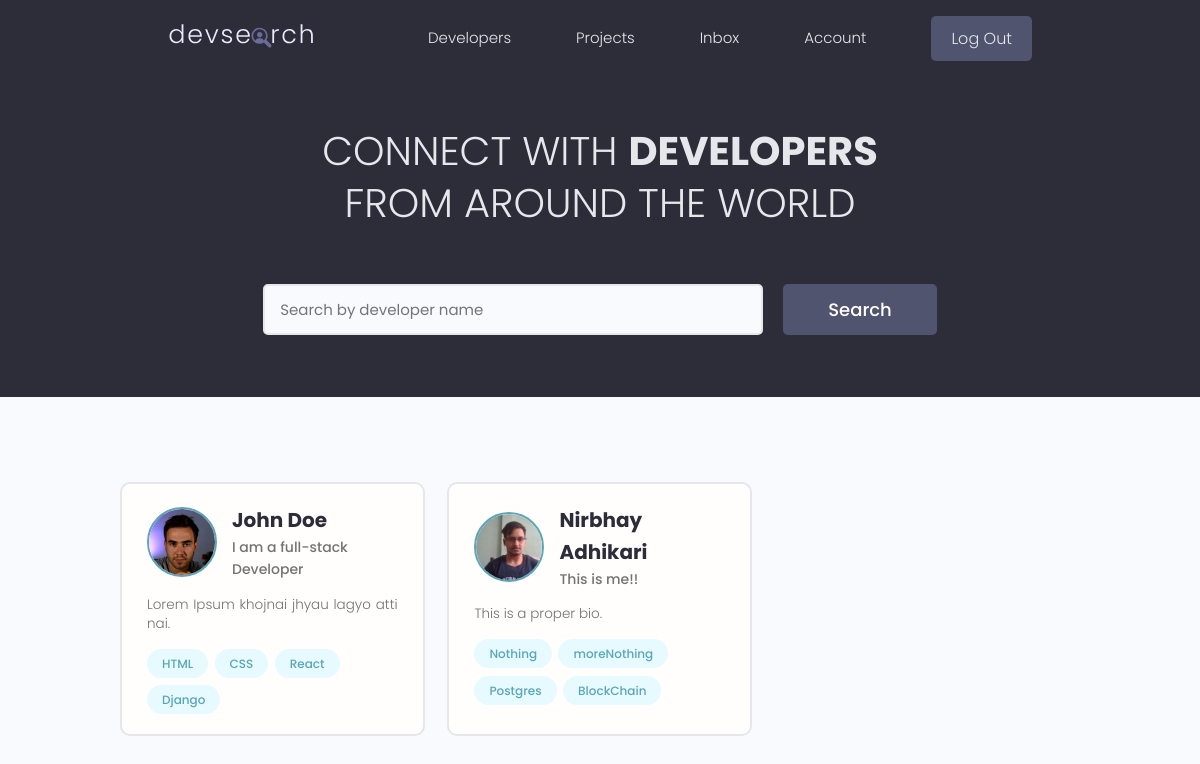
The app's page / (signed in) with its own data.
### users/models.py (models this page shows, shortened)
class Profile(models.Model):
    user= models.OneToOneField(User, on_delete=models.CASCADE, null=True, blank=True)
    name= models.CharField(max_length=200, blank=True, null=True)
    email= models.EmailField(max_length=500, blank=True, null=True)
    username= models.CharField(max_length=200, blank=True, null=True)
    location= models.CharField(max_length=200, blank=True, null=True)
    short_intro=models.CharField(max_length=200, blank=True, null=True)
    bio=models.TextField(blank=True, null=True)
    profile_image=models.ImageField(null=True, blank=True, upload_to= 'profiles/', default='profiles/user-default.png')
    social_github= models.CharField(max_length=200, blank=True, null=True)
    social_twitter= models.CharField(max_length=200, blank=True, null=True)
    social_linkedin= models.CharField(max_length=200, blank=True, null=True)
    social_youtube= models.CharField(max_length=200, blank=True, null=True)
    social_website= models.CharField(max_length=200, blank=True, null=True)
    created= models.DateTimeField(auto_now_add=True)
    id= models.UUIDField(default=uuid.uuid4, unique=True, primary_key=True, editable=False)

class Skill(models.Model):
    owner= models.ForeignKey(Profile, on_delete=models.CASCADE, null=True)
    name= models.CharField(max_length=200, blank=True, null=True)
    description= models.TextField(null=True, blank=True)
    created= models.DateTimeField(auto_now_add=True)
    id= models.UUIDField(default=uuid.uuid4, unique=True, primary_key=True, editable=False)
    def __str__(self):
        return str(self.name)

### users/views.py (the view)
# urls.py: path('', views.profiles, name='profiles'),
def profiles(request):
    profiles= Profile.objects.all()
    context={'profiles': profiles}
    return render(request, 'users/profiles.html', context)

### users/templates/users/profiles.html (shortened to what this page needs)
{% extends 'main.html' %}
{% block content %}
  <main class="home">
    <section class="hero-section text-center">
      <div class="container container--narrow">
        <div class="hero-section__box">
          <h2>CONNECT WITH <span>DEVELOPERS</span></h2>
          <h2>FROM AROUND THE WORLD</h2>
        </div>
        <div class="hero-section__search">
          <form class="form" action="#" method="get">
            <div class="form__field">
              <input class="input input--text" id="formInput#search" type="text" name="text"
                placeholder="Search by developer name" />
            </div>
            <input class="btn btn--sub btn--lg" type="submit" value="Search" />
          </form>
        </div>
      </div>
    </section>
    <section class="devlist">
      <div class="container">
        <div class="grid grid--three">
            {% for profile in profiles %}
          <div class="column card">
            <div class="dev">
              <a href="{% url 'user-profile' profile.id %}" class="card__body">
                <div class="dev__profile">
                  <img class="avatar avatar--md" src="{{ profile.profile_image.url }}" >
                  <div class="dev__meta">
                    <h3>{{profile.name}}</h3>
                    <h5>{{profile.short_intro|slice:"150"}}</h5>
                  </div>
                </div>
                <p class="dev__info">
                 {{profile.bio|slice:"150"}} </p>
                <div class="dev__skills">
                    {% for skill in profile.skill_set.all|slice:'5' %}
                  <span class="tag tag--pill tag--main">
                    <small>{{skill}}</small>
                  </span>
{% endfor %}
                </div>
              </a>
            </div>
          </div>
          {% endfor %}
        </div>
      </div>
    </section>
  </main>
{% endblock content %}

### static/styles/app.css (style rules this page uses)
:root { --color-sub: #2d2d39; }
.btn--sub { background-color: var(--color-sub-light); }
.card { border: 2px solid var(--color-light); }
img { width: 100%; }
.hero-section { height: 40vh; display: flex; align-items: center; background-color: var(--color-sub); }
.hero-section__box { margin-bottom: 4rem; }
.hero-section__box > h2, .hero-section__box > h2 > span { font-size: 4rem; color: var(--color-light); line-height: 1.3; text-transform: uppercase; }
.hero-section__box > h2 { font-weight: 300; }
.hero-section__box > h2 > span { font-weight: 700; }
.hero-section__search > .form { display: flex; align-items: center; justify-content: center; gap: 2rem; }
.hero-section__search > .form input.input--text { width: 50rem; }
.devlist { margin-top: 8rem; }
.devlist .grid { align-items: stretch; }
.devlist .dev .dev__profile { display: flex; align-items: center; gap: 1.5rem; }
.devlist .dev .dev__meta h3 { color: var(--color-sub); font-size: 2rem; font-weight: 700; }
.devlist .dev .dev__meta h5 { color: var(--color-text); font-size: 1.4rem; font-weight: 500; }
.devlist .dev .dev__info { margin: 1.5rem 0; font-size: 1.35rem; line-height: 1.4; text-align: justify; }

### static/uikit/styles/modules/_variables.css (style rules this page uses)
:root { --color-main: #5aa5b9; --color-main-light: #e6faff; --color-sub: #3f4156; --color-sub-light: #51546e; --color-sub-lighter: #ededfd; --color-text: #737373; --color-gray: #8b8b8b; --color-light: #e5e7eb; --color-light-gray: #767676; --color-bg: #f8fafd; --color-white: #fffefd; --color-white-light: #f3f3f3; --color-success: #359e64; --color-success-bg: #def8e8; --color-error: #fc4b0b; --color-error-bg: #fff2ee; --font-base: 'Poppins', arial, helvetica, 'Segoe UI', roboto, ubuntu, sans-serif; --font-monospace: 'Fira Code', 'Courier New', courier, monospace; --font-regular: 300; --font-medium: 500; --font-bold: 700; --generic-shadow: 1px 1px 5px #00000010; --generic-transition: all 0.3s ease-in-out; }

### static/uikit/styles/modules/_base.css (style rules this page uses)
* { margin: 0; padding: 0; box-sizing: border-box; text-rendering: optimizeLegibility; color: inherit; font-size: inherit; }
html { font-size: 50%; }
@media only screen and (min-width: 480px) { html { font-size: 56.25%; } }
@media only screen and (min-width: 1200px) { html { font-size: 62.5%; } }
body { line-height: 1.6; font-weight: 400; font-size: 1.5rem; color: var(--color-text); background-color: var(--color-bg); min-height: 100vh; }

### static/uikit/styles/modules/_typography.css (style rules this page uses)
* { font-family: var(--font-base); }
h2 { font-size: 3.6rem; font-weight: var(--font-bold); }
h3 { font-size: 3.2rem; font-weight: var(--font-medium); }
h5 { font-size: 2.4rem; font-weight: var(--font-medium); }
h5, h6 { font-weight: var(--font-regular); }
p, span, strong { font-size: 1.6rem; color: var(--color-text); font-weight: var(--font-regular); }
a { padding-bottom: 2px; text-decoration: none; display: inline-block; color: var(--color-main); font-weight: var(--font-medium); }

### static/uikit/styles/modules/_utilities.css (style rules this page uses)
.container { width: 92%; max-width: 165rem; margin: 0 auto; box-sizing: border-box; }
.container--narrow { width: 92%; max-width: 120rem; }
@media screen and (min-width: 1000px) { .container { width: 90%; } }
@media screen and (min-width: 1000px) { .container--narrow { width: 85%; } }
@media screen and (min-width: 1200px) { .container { width: 80%; } }
@media screen and (min-width: 1200px) { .container--narrow { width: 72%; } }
.text-center { text-align: center; }

### static/uikit/styles/modules/_avatar.css (style rules this page uses)
.avatar { border-radius: 50%; border: 2px solid var(--color-main); object-fit: cover; }
.avatar--md { height: 7rem; width: 7rem; }

### static/uikit/styles/modules/_button.css (style rules this page uses)
.btn { display: inline-block; position: relative; cursor: pointer; background-color: var(--color-light); font-weight: var(--font-medium); color: var(--color-sub); text-decoration: none; padding: 1rem 2rem; border-radius: 0.5rem; border: none; width: -webkit-fit-content; width: -moz-fit-content; width: fit-content; height: -webkit-fit-content; height: -moz-fit-content; height: fit-content; font-size: 1.6rem; outline-width: 0; outline-color: transparent; -webkit-backface-visibility: hidden; backface-visibility: hidden; transition: all 0.3s ease-in-out; }
.btn--sub { background-color: var(--color-sub); color: var(--color-white); }
.btn--lg { font-size: 1.8rem; padding: 1.2rem 4.5rem; }

### static/uikit/styles/modules/_card.css (style rules this page uses)
.card { border-radius: 1rem; background-color: var(--color-white); border: 1.5px solid var(--color-light); width: auto; height: auto; margin-top: 0.5rem; margin-bottom: 0.5rem; overflow: hidden; }
.card__body, .card__header { padding: 2rem 2.5rem; }

### records on screen
Profile: profile_image (picture), name "John Doe", short_intro "I am a full-stack Developer", bio "Lorem Ipsum khojnai jhyau lagyo atti nai."
Skill: name "HTML"
Skill: name "CSS"
Skill: name "React"
Skill: name "Django"
Profile: profile_image (picture), name "Nirbhay Adhikari", short_intro "This is me!!", bio "This is a proper bio."
Skill: name "Nothing"
Skill: name "moreNothing"
Skill: name "Postgres"
Skill: name "BlockChain"
